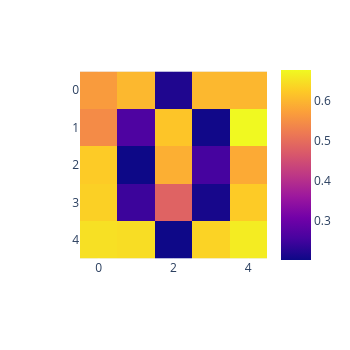
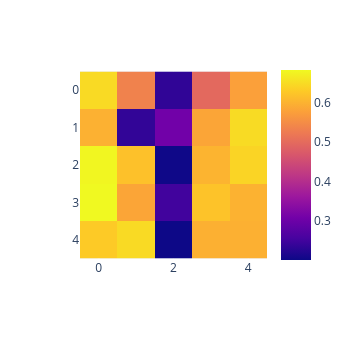
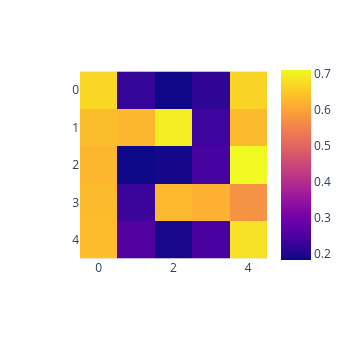
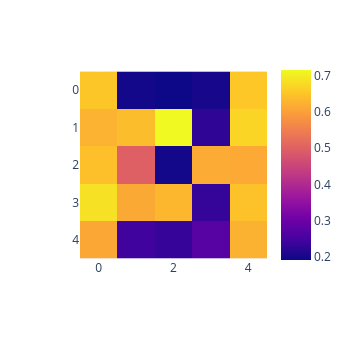

The code cell stored with these charts, in order, in its notebook:
### Code cell
weights_temp = torch.zeros(1,25)

for i in range(10):
    
    temp = torch.tensor(digits[i]).reshape(1,25)
    
    for k in range(25,50):
                
        weights_temp[0][k-25] = weights_2[k][i]
        
                
    px.imshow(weights_temp.view(5,5), width=350, height=350).show()

### Figure 1 — Plotly figure (JSON) as saved in the notebook; plotly's stock layout.template omitted (floating-point values rounded to 4 significant figures)
{"data": [{"coloraxis": "coloraxis", "hovertemplate": "x: %{x}<br>y: %{y}<br>color: %{z}<extra></extra>", "name": "0", "type": "heatmap", "xaxis": "x", "yaxis": "y", "z": [[0.5666, 0.6026, 0.2185, 0.6029, 0.6021], [0.5452, 0.2637, 0.619, 0.2049, 0.6784], [0.627, 0.2014, 0.592, 0.2548, 0.5859], [0.6326, 0.2453, 0.4851, 0.2103, 0.6265], [0.6503, 0.6465, 0.2026, 0.6354, 0.6636]]}], "layout": {"coloraxis": {"colorscale": [[0, "#0d0887"], [0.1111, "#46039f"], [0.2222, "#7201a8"], [0.3333, "#9c179e"], [0.4444, "#bd3786"], [0.5556, "#d8576b"], [0.6667, "#ed7953"], [0.7778, "#fb9f3a"], [0.8889, "#fdca26"], [1, "#f0f921"]]}, "height": 350, "margin": {"t": 60}, "width": 350, "xaxis": {"anchor": "y", "constrain": "domain", "domain": [0, 1], "scaleanchor": "y"}, "yaxis": {"anchor": "x", "autorange": "reversed", "constrain": "domain", "domain": [0, 1]}}}

### Figure 2 — Plotly figure (JSON) as saved in the notebook; plotly's stock layout.template omitted (floating-point values rounded to 4 significant figures)
{"data": [{"coloraxis": "coloraxis", "hovertemplate": "x: %{x}<br>y: %{y}<br>color: %{z}<extra></extra>", "name": "0", "type": "heatmap", "xaxis": "x", "yaxis": "y", "z": [[0.6477, 0.5348, 0.234, 0.498, 0.5771], [0.5986, 0.2362, 0.3071, 0.5831, 0.6486], [0.6796, 0.6182, 0.2026, 0.6019, 0.6408], [0.6834, 0.5839, 0.2499, 0.6206, 0.5997], [0.63, 0.6482, 0.2011, 0.5973, 0.5979]]}], "layout": {"coloraxis": {"colorscale": [[0, "#0d0887"], [0.1111, "#46039f"], [0.2222, "#7201a8"], [0.3333, "#9c179e"], [0.4444, "#bd3786"], [0.5556, "#d8576b"], [0.6667, "#ed7953"], [0.7778, "#fb9f3a"], [0.8889, "#fdca26"], [1, "#f0f921"]]}, "height": 350, "margin": {"t": 60}, "width": 350, "xaxis": {"anchor": "y", "constrain": "domain", "domain": [0, 1], "scaleanchor": "y"}, "yaxis": {"anchor": "x", "autorange": "reversed", "constrain": "domain", "domain": [0, 1]}}}

### Figure 3 — Plotly figure (JSON) as saved in the notebook; plotly's stock layout.template omitted (floating-point values rounded to 4 significant figures)
{"data": [{"coloraxis": "coloraxis", "hovertemplate": "x: %{x}<br>y: %{y}<br>color: %{z}<extra></extra>", "name": "0", "type": "heatmap", "xaxis": "x", "yaxis": "y", "z": [[0.6683, 0.2248, 0.1853, 0.217, 0.663], [0.6337, 0.6254, 0.6958, 0.2338, 0.6294], [0.6238, 0.1833, 0.1903, 0.2418, 0.7096], [0.6307, 0.2307, 0.628, 0.6168, 0.5723], [0.6328, 0.2577, 0.1942, 0.244, 0.6792]]}], "layout": {"coloraxis": {"colorscale": [[0, "#0d0887"], [0.1111, "#46039f"], [0.2222, "#7201a8"], [0.3333, "#9c179e"], [0.4444, "#bd3786"], [0.5556, "#d8576b"], [0.6667, "#ed7953"], [0.7778, "#fb9f3a"], [0.8889, "#fdca26"], [1, "#f0f921"]]}, "height": 350, "margin": {"t": 60}, "width": 350, "xaxis": {"anchor": "y", "constrain": "domain", "domain": [0, 1], "scaleanchor": "y"}, "yaxis": {"anchor": "x", "autorange": "reversed", "constrain": "domain", "domain": [0, 1]}}}

### Figure 4 — Plotly figure (JSON) as saved in the notebook; plotly's stock layout.template omitted (floating-point values rounded to 4 significant figures)
{"data": [{"coloraxis": "coloraxis", "hovertemplate": "x: %{x}<br>y: %{y}<br>color: %{z}<extra></extra>", "name": "0", "type": "heatmap", "xaxis": "x", "yaxis": "y", "z": [[0.6527, 0.1971, 0.1904, 0.2012, 0.6559], [0.6272, 0.6401, 0.7169, 0.2254, 0.6723], [0.6449, 0.4992, 0.1959, 0.6183, 0.6151], [0.6869, 0.6136, 0.6329, 0.2309, 0.6473], [0.6105, 0.2434, 0.2325, 0.2714, 0.6256]]}], "layout": {"coloraxis": {"colorscale": [[0, "#0d0887"], [0.1111, "#46039f"], [0.2222, "#7201a8"], [0.3333, "#9c179e"], [0.4444, "#bd3786"], [0.5556, "#d8576b"], [0.6667, "#ed7953"], [0.7778, "#fb9f3a"], [0.8889, "#fdca26"], [1, "#f0f921"]]}, "height": 350, "margin": {"t": 60}, "width": 350, "xaxis": {"anchor": "y", "constrain": "domain", "domain": [0, 1], "scaleanchor": "y"}, "yaxis": {"anchor": "x", "autorange": "reversed", "constrain": "domain", "domain": [0, 1]}}}
